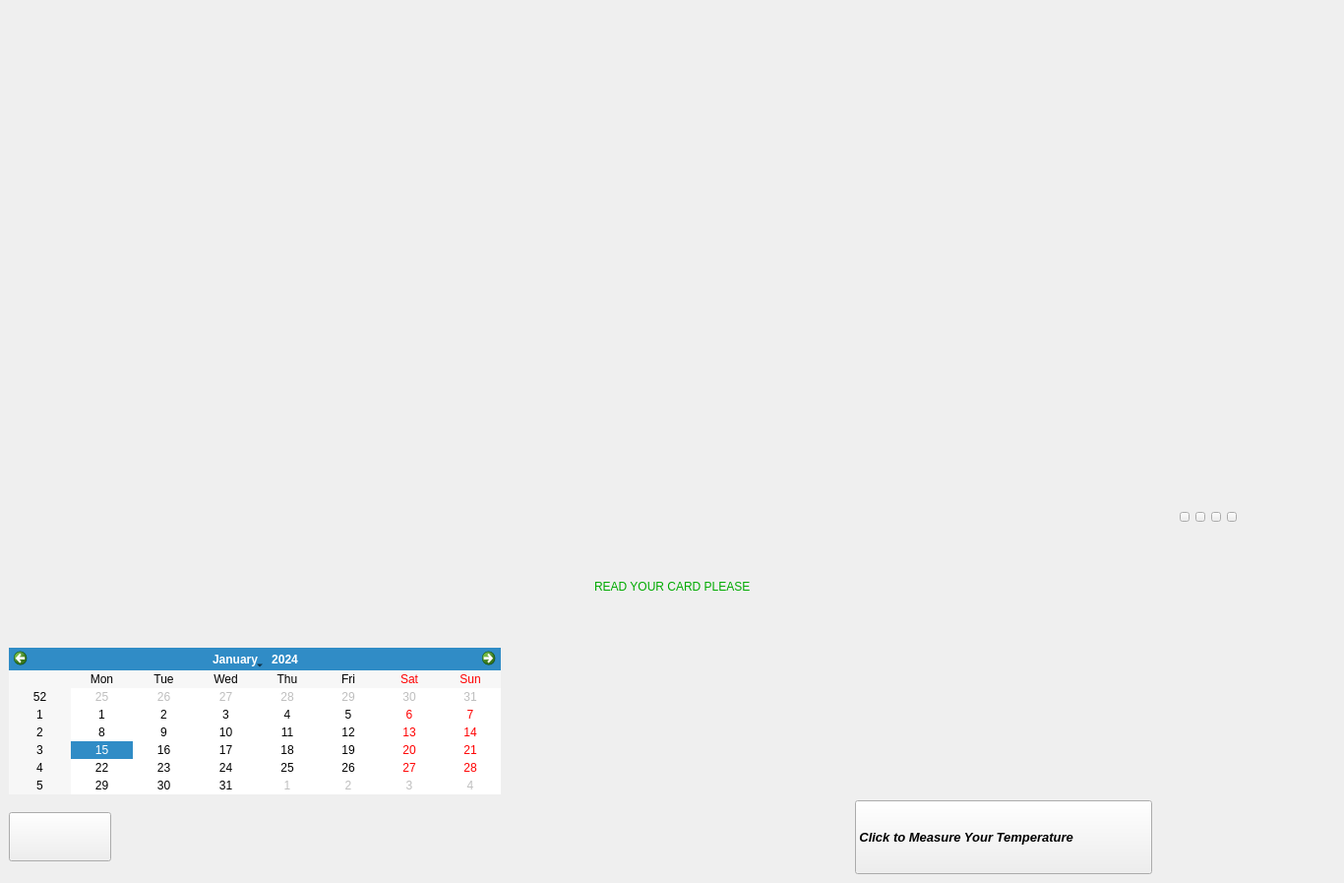
<?xml version="1.0" encoding="UTF-8"?>
<ui version="4.0">
 <class>entrymain</class>
 <widget class="QMainWindow" name="entrymain">
  <property name="enabled">
   <bool>true</bool>
  </property>
  <property name="geometry">
   <rect>
    <x>0</x>
    <y>0</y>
    <width>1366</width>
    <height>897</height>
   </rect>
  </property>
  <property name="acceptDrops">
   <bool>false</bool>
  </property>
  <property name="windowTitle">
   <string>Smart Mirror</string>
  </property>
  <property name="autoFillBackground">
   <bool>false</bool>
  </property>
  <property name="styleSheet">
   <string notr="true">border-image: url(:/resim/AC940E623A9BE7D32FFC76F864FE6B1F.jpg);</string>
  </property>
  <widget class="QWidget" name="centralwidget">
   <layout class="QVBoxLayout" name="verticalLayout_2">
    <item>
     <layout class="QVBoxLayout" name="verticalLayout">
      <item>
       <spacer name="verticalSpacer">
        <property name="orientation">
         <enum>Qt::Vertical</enum>
        </property>
        <property name="sizeType">
         <enum>QSizePolicy::Fixed</enum>
        </property>
        <property name="sizeHint" stdset="0">
         <size>
          <width>20</width>
          <height>100</height>
         </size>
        </property>
       </spacer>
      </item>
      <item>
       <layout class="QHBoxLayout" name="horizontalLayout">
        <item>
         <spacer name="horizontalSpacer">
          <property name="orientation">
           <enum>Qt::Horizontal</enum>
          </property>
          <property name="sizeType">
           <enum>QSizePolicy::Fixed</enum>
          </property>
          <property name="sizeHint" stdset="0">
           <size>
            <width>75</width>
            <height>20</height>
           </size>
          </property>
         </spacer>
        </item>
        <item>
         <widget class="QLabel" name="label">
          <property name="minimumSize">
           <size>
            <width>100</width>
            <height>400</height>
           </size>
          </property>
          <property name="styleSheet">
           <string notr="true">border-image: url(:/resim/1.png);</string>
          </property>
          <property name="text">
           <string/>
          </property>
         </widget>
        </item>
        <item>
         <spacer name="horizontalSpacer_2">
          <property name="orientation">
           <enum>Qt::Horizontal</enum>
          </property>
          <property name="sizeType">
           <enum>QSizePolicy::Fixed</enum>
          </property>
          <property name="sizeHint" stdset="0">
           <size>
            <width>75</width>
            <height>20</height>
           </size>
          </property>
         </spacer>
        </item>
       </layout>
      </item>
      <item>
       <layout class="QHBoxLayout" name="horizontalLayout_3">
        <item>
         <spacer name="horizontalSpacer_3">
          <property name="orientation">
           <enum>Qt::Horizontal</enum>
          </property>
          <property name="sizeHint" stdset="0">
           <size>
            <width>40</width>
            <height>20</height>
           </size>
          </property>
         </spacer>
        </item>
        <item>
         <widget class="QPushButton" name="one">
          <property name="minimumSize">
           <size>
            <width>10</width>
            <height>10</height>
           </size>
          </property>
          <property name="maximumSize">
           <size>
            <width>10</width>
            <height>10</height>
           </size>
          </property>
          <property name="styleSheet">
           <string notr="true">
border-image: url(:/resim/darkk.png);</string>
          </property>
          <property name="text">
           <string/>
          </property>
         </widget>
        </item>
        <item>
         <widget class="QPushButton" name="two">
          <property name="minimumSize">
           <size>
            <width>10</width>
            <height>10</height>
           </size>
          </property>
          <property name="maximumSize">
           <size>
            <width>10</width>
            <height>10</height>
           </size>
          </property>
          <property name="styleSheet">
           <string notr="true">border-image: url(:/resim/darkk.png);</string>
          </property>
          <property name="text">
           <string/>
          </property>
         </widget>
        </item>
        <item>
         <widget class="QPushButton" name="three">
          <property name="minimumSize">
           <size>
            <width>10</width>
            <height>10</height>
           </size>
          </property>
          <property name="maximumSize">
           <size>
            <width>10</width>
            <height>10</height>
           </size>
          </property>
          <property name="styleSheet">
           <string notr="true">border-image: url(:/resim/darkk.png);</string>
          </property>
          <property name="text">
           <string/>
          </property>
         </widget>
        </item>
        <item>
         <widget class="QPushButton" name="four">
          <property name="minimumSize">
           <size>
            <width>10</width>
            <height>10</height>
           </size>
          </property>
          <property name="maximumSize">
           <size>
            <width>10</width>
            <height>10</height>
           </size>
          </property>
          <property name="styleSheet">
           <string notr="true">border-image: url(:/resim/darkk.png);</string>
          </property>
          <property name="text">
           <string/>
          </property>
         </widget>
        </item>
        <item>
         <spacer name="horizontalSpacer_4">
          <property name="orientation">
           <enum>Qt::Horizontal</enum>
          </property>
          <property name="sizeType">
           <enum>QSizePolicy::Fixed</enum>
          </property>
          <property name="sizeHint" stdset="0">
           <size>
            <width>100</width>
            <height>20</height>
           </size>
          </property>
         </spacer>
        </item>
       </layout>
      </item>
      <item>
       <spacer name="verticalSpacer_3">
        <property name="orientation">
         <enum>Qt::Vertical</enum>
        </property>
        <property name="sizeHint" stdset="0">
         <size>
          <width>20</width>
          <height>40</height>
         </size>
        </property>
       </spacer>
      </item>
      <item>
       <layout class="QHBoxLayout" name="horizontalLayout_6">
        <property name="sizeConstraint">
         <enum>QLayout::SetDefaultConstraint</enum>
        </property>
        <property name="bottomMargin">
         <number>0</number>
        </property>
        <item>
         <spacer name="horizontalSpacer_7">
          <property name="orientation">
           <enum>Qt::Horizontal</enum>
          </property>
          <property name="sizeHint" stdset="0">
           <size>
            <width>40</width>
            <height>20</height>
           </size>
          </property>
         </spacer>
        </item>
        <item>
         <widget class="QLabel" name="label_2">
          <property name="sizePolicy">
           <sizepolicy hsizetype="Preferred" vsizetype="Preferred">
            <horstretch>0</horstretch>
            <verstretch>0</verstretch>
           </sizepolicy>
          </property>
          <property name="minimumSize">
           <size>
            <width>0</width>
            <height>50</height>
           </size>
          </property>
          <property name="styleSheet">
           <string notr="true">font: 30pt &quot;MS Gothic&quot;;
border-image: url(:/resim/png-transparent-footage-transperent-miscellaneous-game-white-thumbnail-removebg-preview.png);
color: rgb(0, 170, 0);</string>
          </property>
          <property name="text">
           <string>READ YOUR CARD PLEASE</string>
          </property>
         </widget>
        </item>
        <item>
         <spacer name="horizontalSpacer_8">
          <property name="orientation">
           <enum>Qt::Horizontal</enum>
          </property>
          <property name="sizeHint" stdset="0">
           <size>
            <width>40</width>
            <height>20</height>
           </size>
          </property>
         </spacer>
        </item>
       </layout>
      </item>
      <item>
       <spacer name="verticalSpacer_2">
        <property name="orientation">
         <enum>Qt::Vertical</enum>
        </property>
        <property name="sizeHint" stdset="0">
         <size>
          <width>20</width>
          <height>40</height>
         </size>
        </property>
       </spacer>
      </item>
      <item>
       <layout class="QHBoxLayout" name="horizontalLayout_5">
        <item>
         <widget class="QCalendarWidget" name="calendarWidget">
          <property name="maximumSize">
           <size>
            <width>500</width>
            <height>200</height>
           </size>
          </property>
          <property name="styleSheet">
           <string notr="true">border-image: url(:/resim/png-transparent-footage-transperent-miscellaneous-game-white-thumbnail-removebg-preview.png);</string>
          </property>
         </widget>
        </item>
        <item>
         <spacer name="horizontalSpacer_6">
          <property name="orientation">
           <enum>Qt::Horizontal</enum>
          </property>
          <property name="sizeHint" stdset="0">
           <size>
            <width>40</width>
            <height>20</height>
           </size>
          </property>
         </spacer>
        </item>
       </layout>
      </item>
      <item>
       <layout class="QHBoxLayout" name="horizontalLayout_4">
        <item>
         <widget class="QPushButton" name="dumen">
          <property name="minimumSize">
           <size>
            <width>0</width>
            <height>50</height>
           </size>
          </property>
          <property name="styleSheet">
           <string notr="true">
border-image: url(:/resim/png-transparent-footage-transperent-miscellaneous-game-white-thumbnail-removebg-preview.png);</string>
          </property>
          <property name="text">
           <string/>
          </property>
         </widget>
        </item>
        <item>
         <spacer name="horizontalSpacer_5">
          <property name="orientation">
           <enum>Qt::Horizontal</enum>
          </property>
          <property name="sizeType">
           <enum>QSizePolicy::Fixed</enum>
          </property>
          <property name="sizeHint" stdset="0">
           <size>
            <width>750</width>
            <height>20</height>
           </size>
          </property>
         </spacer>
        </item>
        <item>
         <widget class="QPushButton" name="temp_button">
          <property name="minimumSize">
           <size>
            <width>0</width>
            <height>75</height>
           </size>
          </property>
          <property name="maximumSize">
           <size>
            <width>5000000</width>
            <height>100</height>
           </size>
          </property>
          <property name="font">
           <font>
            <pointsize>10</pointsize>
            <weight>75</weight>
            <italic>true</italic>
            <bold>true</bold>
            <underline>false</underline>
            <strikeout>false</strikeout>
            <kerning>true</kerning>
           </font>
          </property>
          <property name="styleSheet">
           <string notr="true">border-image: url(:/resim/Screenshot_5.png);</string>
          </property>
          <property name="text">
           <string>Click to Measure Your Temperature                     </string>
          </property>
          <property name="checkable">
           <bool>false</bool>
          </property>
         </widget>
        </item>
        <item>
         <widget class="QLabel" name="temp_label">
          <property name="minimumSize">
           <size>
            <width>180</width>
            <height>0</height>
           </size>
          </property>
          <property name="maximumSize">
           <size>
            <width>500</width>
            <height>100</height>
           </size>
          </property>
          <property name="font">
           <font>
            <family>MS Gothic</family>
            <pointsize>24</pointsize>
            <weight>50</weight>
            <italic>false</italic>
            <bold>false</bold>
           </font>
          </property>
          <property name="styleSheet">
           <string notr="true">border-image: url(:/resim/Adsız.png);
font: 24pt &quot;MS Gothic&quot;;</string>
          </property>
          <property name="text">
           <string>  </string>
          </property>
         </widget>
        </item>
       </layout>
      </item>
     </layout>
    </item>
   </layout>
  </widget>
 </widget>
 <resources>
  <include location="resims.qrc"/>
 </resources>
 <connections/>
</ui>
